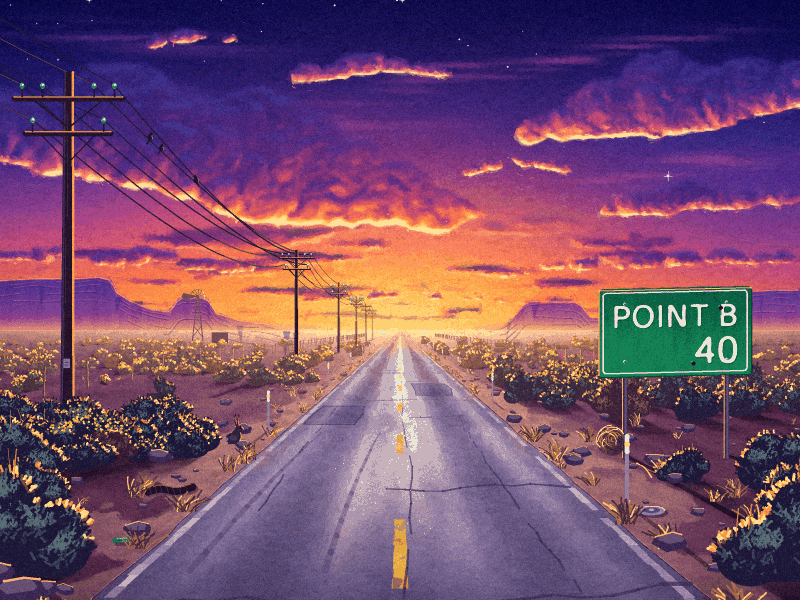
#> input picture art/scenes/highway/back.png, 800 x 600 px, given in place of drive-sky.png, which was not available; the run also reads 1 picture not shown here
$ python nevada_limo_drive_check.py
#> lines starting #> are read from the running program, lines starting #| are printed output that depends on the picture; pictures that were not available may be replaced by others from this repository, and a replacement may not be noted
"""Checks on the world outside the limousine (nevada_limo_drive.py, DRIVE-16P), and the pictures seen through the
limousine's four panes with the contract's own formulas, before the engine is there.

    python3 nevada_limo_drive_check.py [pictures folder] [scene folder]
        pictures folder: out/nevada-limo (the paintings, default) or ../../art/scenes/nevada-limo (as installed, keyed)
        scene folder:    where back.png, front.png, the cut-outs and layout.json are (default: the pictures folder)

THE CONTRACT (S/briefs/DRIVE-16.md, "The camera, and the road"): a point X m out, z m ahead, Y m up is on the stage at
x = 424 -/+ 345 X / z, y = 220 + 345 (1.83 - Y) / z; the car going forward s m makes every z s smaller. Through each pane
(layout.json `windows`, a pixel is in a pane when its middle is): the sky as it is; below the horizon the ground, read at
((z + s) * 16) mod 1024 along and (X - 6) * 16 out, beyond its last row its last row, fading into the haze; each band
far to near, each column at z = 345 * distance / |x - 424|, its column ((z + s) * ppm) mod width, drawn up from its foot
y = 220 + 345 * 1.83 / z at 345 / z / ppm of its size; then the things, far to near, at their places and sizes, and the
wires from pole to pole. Smaller than its size a picture is read from averaged copies of itself; larger, its pixels are
hard (as the engine does: no shimmer). (DRIVE-16F: the things' shadows are not drawn here: the engine lays them on the
ground, from the drive's `sun`; the sheet has none.)

It writes, into out/nevada-limo-drive-check/: frame-A.png and frame-B.png (the whole stage at two moments a quarter of
a second apart at 16 m/s), frame-C.png (2.3 s later), windows-A.png, windows-B.png, windows-C.png (the four panes, twice
the size), and windows-AB.png (A over B). The numbers it checks: every file the contract names, its size, 8 bits; the
bands' bottom rows painted and their tops clear; the loops' seams; the sheet's boxes, feet and heights."""

import json
import math
import os
import sys

import numpy as np
from PIL import Image, ImageDraw

F32 = np.float32
HZ, VX, F, EYE = 220.0, 424.0, 345.0, 1.83

# The numbers this check draws with (and the ones ready.md suggests to the merge: the merge chooses).
SPEC = {
    "L": {"bands": [("drive-far-l.png", 6000.0, 0.07), ("drive-mid-l.png", 850.0, 0.5)],
          "ground": ("drive-ground-l.png", 6.0, 16.0),
          "rows": [{"sprite": "reflector-l", "every": [38, 70], "at": [9.9, 10.3]},
                   {"sprite": "marker-l", "every": [380, 420], "at": 10.4},
                   {"sprite": ["sign-back-l", "sign-back-2-l"], "every": [160, 420], "at": [10.5, 11.5]},
                   {"sprite": ["sage-1-l", "sage-2-l", "sage-3-l", "sage-1-l", "rabbitbrush-l", "creosote-l"], "every": [3, 16], "at": [10.8, 24]},
                   {"sprite": ["sage-1-l", "sage-2-l", "sage-3-l", "creosote-l"], "every": [3, 14], "at": [24, 70]},
                   {"sprite": ["joshua-l", "joshua-2-l"], "every": [50, 170], "at": [16, 90]},
                   {"sprite": "rock-l", "every": [60, 180], "at": [11, 45]}]},
    "R": {"bands": [("drive-far-r.png", 3000.0, 0.14), ("drive-mid-r.png", 850.0, 0.5)],
          "ground": ("drive-ground-r.png", 6.0, 16.0),
          "rows": [{"sprite": "pole-r", "every": 55, "at": 14.0, "wires": [8.6, 8.1]},
                   {"sprite": ["post-r", "post-r", "tpost-r"], "every": 4.6, "at": 9.5, "wires": [1.25, 0.95, 0.65]},
                   {"sprite": ["sign-range-r", "sign-services-r"], "every": [180, 420], "at": [6.0, 7.0]},
                   {"sprite": ["sage-1-r", "sage-2-r", "sage-3-r", "sage-2-r", "rabbitbrush-r", "creosote-r"], "every": [3, 16], "at": [10.4, 24]},
                   {"sprite": ["sage-1-r", "sage-2-r", "sage-3-r", "creosote-r"], "every": [3, 14], "at": [24, 70]},
                   {"sprite": ["joshua-r", "joshua-2-r"], "every": [50, 170], "at": [17, 90]},
                   {"sprite": "rock-r", "every": [60, 180], "at": [11, 45]}]},
}
HAZE, HAZE_FAR = "#d9dde6", 4000.0          # the brief's own numbers (the merge tunes them)
SPEED = 16.0


def load(folder, name, mode="RGBA"):
    return np.asarray(Image.open(os.path.join(folder, name)).convert(mode), F32) / 255.0


def hexrgb(h):
    h = h.lstrip("#")
    return np.array([int(h[i:i + 2], 16) / 255 for i in (0, 2, 4)], F32)


# ---------------------------------------------------------------- averaged copies (premultiplied), wrapping across
# [222 lines left out: functions mips, read, pane_masks, place, sprite_pic, over_pm and 2 more, not called in this run]


# ---------------------------------------------------------------- the numbers
def checks(folder):
#> called with folder = 'out/nevada-limo'
    problems, notes = [], []

    def need(cond, msg):
        (notes if cond else problems).append(("ok   " if cond else "WRONG ") + msg)

    files = ["drive-sky.png", "drive-far-l.png", "drive-far-r.png", "drive-mid-l.png", "drive-mid-r.png", "drive-ground-l.png", "drive-ground-r.png", "drive-things.png"]
    for f in files:
        p = os.path.join(folder, f)
        if not os.path.exists(p):
            need(False, f"{f} is there")
            continue
        im = Image.open(p)
        need(im.mode == "P", f"{f}: 8 bits (mode {im.mode}, {len(im.getpalette()) // 3} palette entries), {im.size[0]} x {im.size[1]}, {os.path.getsize(p):,} bytes")
#> pass 2 of the loop in checks, `for f in files:`:
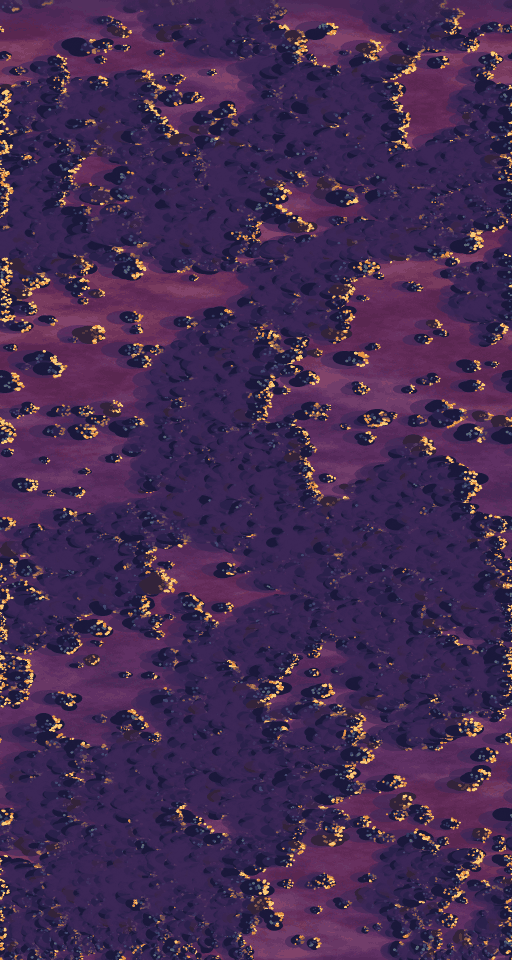
#> input picture art/scenes/highway/drive-far-l.png, 512 x 960 px, found by its file name
#> in checks, im is the input picture: PIL image 512x960 P; mean R, G, B 68, 43.2, 82.1
#> pass 3 of the loop in checks, `for f in files:`:
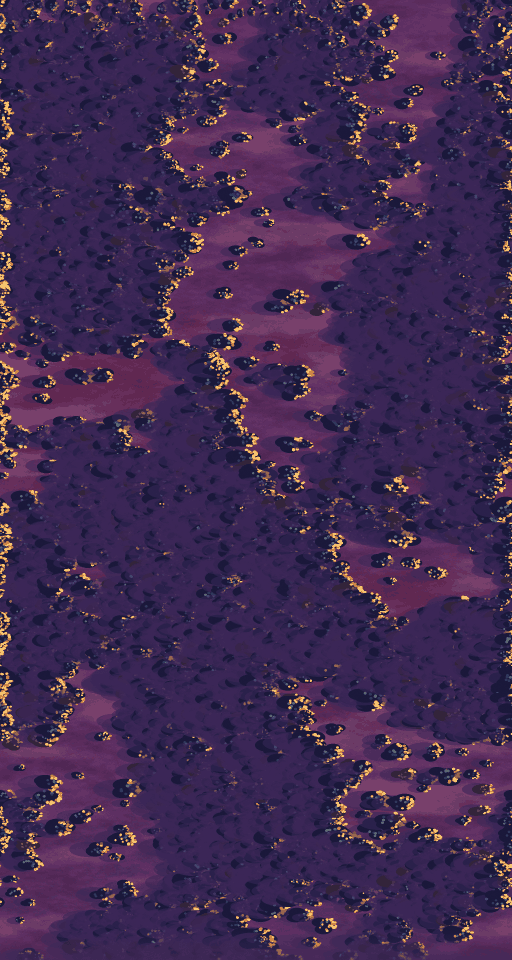
#> input picture art/scenes/highway/drive-far-r.png, 512 x 960 px, found by its file name
#> in checks, im is the input picture: PIL image 512x960 P; mean R, G, B 65.2, 42.4, 82.2
#> the loop made 8 passes; the first 3 are shown
    sky = Image.open(os.path.join(folder, "drive-sky.png"))
#> sky is the input picture: PIL image 800x600 P; mean R, G, B 118.5, 78.1, 108.7
    need(sky.size == (800, 600) and "transparency" not in sky.info, "sky: the stage's size, opaque")
    for f, (wexp, hexp) in (("drive-far-l.png", (2400, 48)), ("drive-far-r.png", (2400, 48)), ("drive-mid-l.png", (2400, 40)), ("drive-mid-r.png", (2400, 40))):
        a = load(folder, f)
#> in load, `return np.asarray(Image.open(os.path.join(folder, name)).convert(mode)..`:
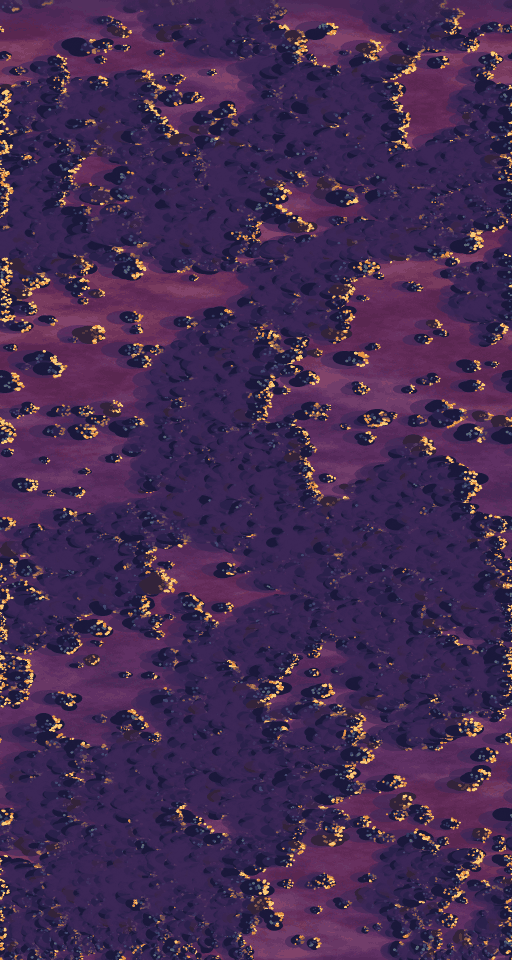
#> returned value: shape (960, 512, 4) float32; mean of channels 0, 1, 2, 3 0.267, 0.169, 0.322, 1; drawn as R, G, B
        need(a.shape[1] == wexp and a.shape[0] == hexp, f"{f}: {a.shape[1]} x {a.shape[0]}")
        need(bool((a[-1, :, 3] >= 0.5).all()), f"{f}: its bottom row is painted all along (the ground at its foot)")
        need(bool((a[:2, :, 3] < 0.5).all()), f"{f}: its top two rows are clear (clear above the land)")
        need(set(np.unique(a[..., 3]).tolist()) <= {0.0, 1.0}, f"{f}: hard edges (alpha 0 or 1 only)")
        rgb = a[..., :3] * a[..., 3:4]
        sd, sa = float(np.abs(rgb[:, -1] - rgb[:, 0]).mean()), float(np.abs(rgb[:, 1:] - rgb[:, :-1]).mean())
        need(sd <= sa * 1.6 + 0.004, f"{f}: loops end to end (seam {sd:.4f}, neighbouring columns anywhere {sa:.4f})")
#> pass 2 of the loop in checks, `for f, (wexp, hexp) in (("drive-far-l.png", (2400, 48)), ("drive-far-r..`:
#> in load (call 2), `return np.asarray(Image.open(os.path.join(folder, name)).convert(mode)..`:
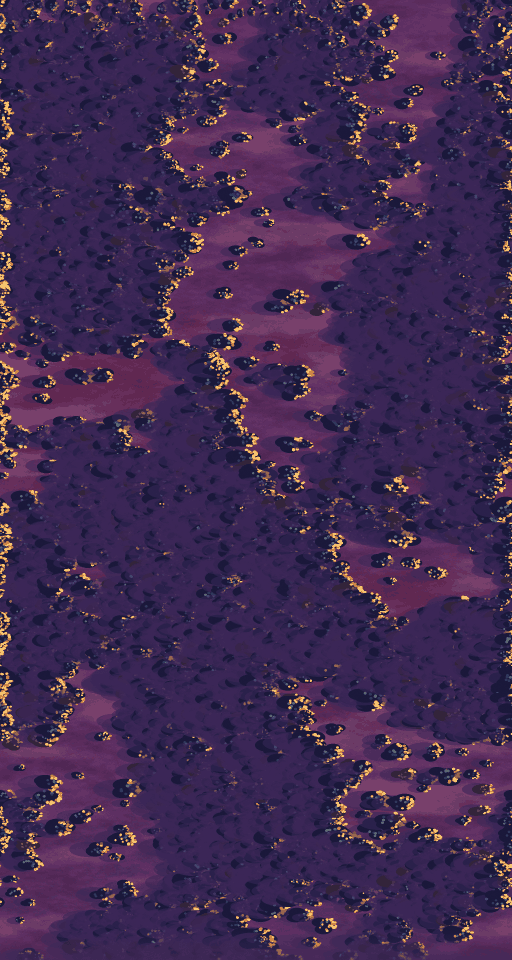
#> returned value: shape (960, 512, 4) float32; mean of channels 0, 1, 2, 3 0.256, 0.166, 0.323, 1; drawn as R, G, B
#> pass 3 of the loop in checks, `for f, (wexp, hexp) in (("drive-far-l.png", (2400, 48)), ("drive-far-r..`:
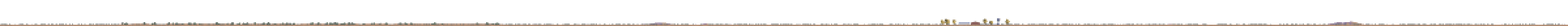
#> input picture art/scenes/nevada-limo/drive-mid-l.png, 2400 x 40 px, found by its file name (shown at 1/2 size)
#> the loop made 4 passes; the first 3 are shown
    for f in ("drive-ground-l.png", "drive-ground-r.png"):
        a = load(folder, f)
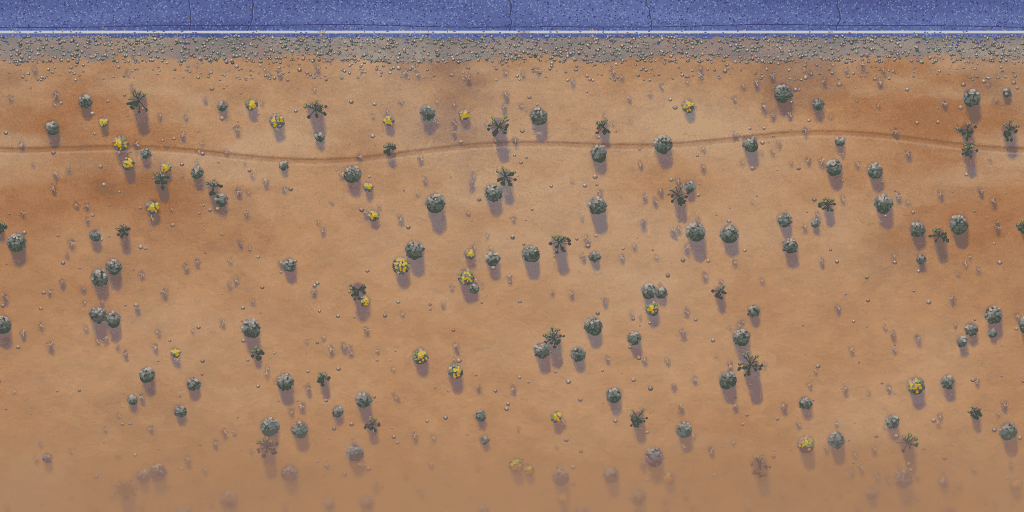
#> input picture art/scenes/nevada-limo/drive-ground-l.png, 1024 x 512 px, found by its file name
        need(a.shape[:2] == (512, 1024) and bool((a[..., 3] == 1).all()), f"{f}: 1024 x 512, opaque")
        sd, sa = float(np.abs(a[:, -1, :3] - a[:, 0, :3]).mean()), float(np.abs(a[:, 1:, :3] - a[:, :-1, :3]).mean())
        need(sd <= sa * 1.6 + 0.004, f"{f}: loops end to end (seam {sd:.4f}, neighbouring columns anywhere {sa:.4f})")
        last = a[-24:, :, :3]
        blk = last.reshape(3, 8, 128, 8, 3).mean(axis=(1, 3))              # what the engine's averaged copies see there
        spread = float(blk.std(axis=1).mean())
        need(spread < 0.02, f"{f}: its last rows calm along the road (8 x 8 averages spread {spread:.4f}), for the engine carries them on")
#> pass 2 of the loop in checks, `for f in ("drive-ground-l.png", "drive-ground-r.png"):`:
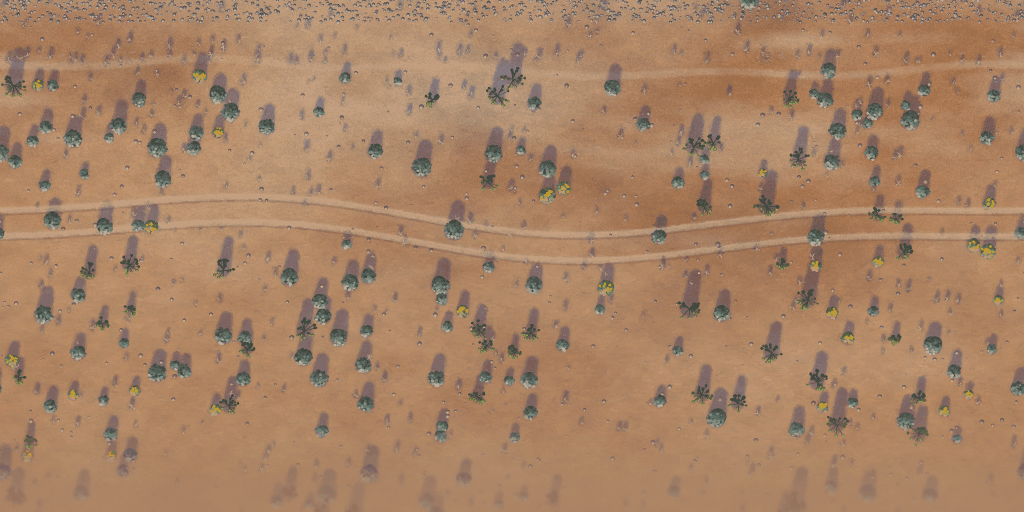
#> input picture art/scenes/nevada-limo/drive-ground-r.png, 1024 x 512 px, found by its file name
#> (the run stopped early here; a loop or call above may not have finished)
